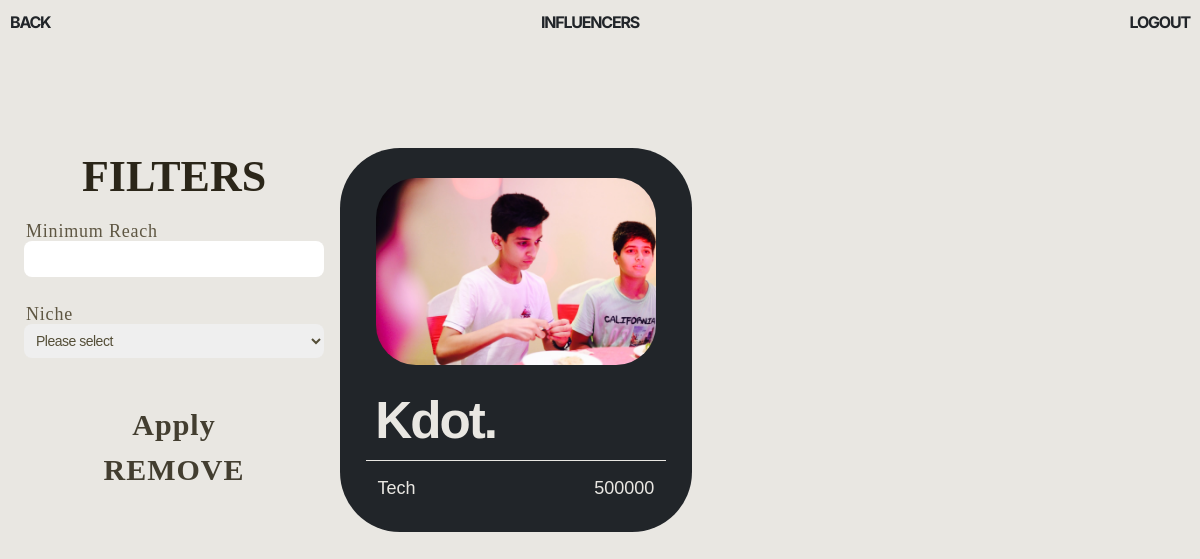
The page /sponsor/campaign/1/browse_influencers (signed in) on the database as committed earlier.
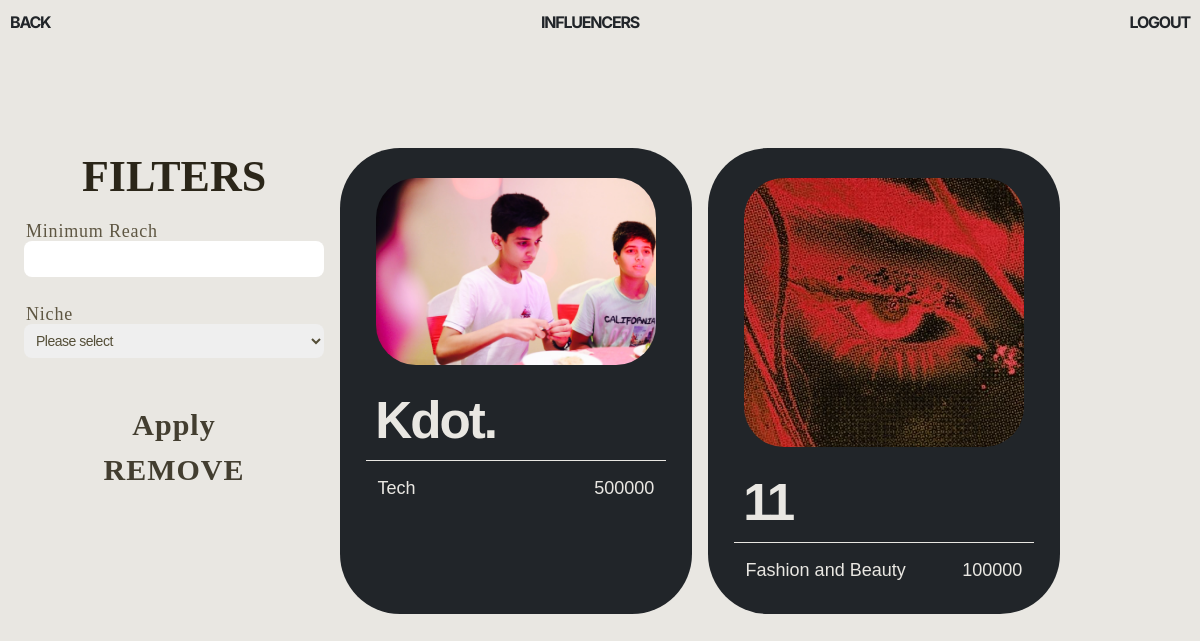
The same page on the database as committed later.
### website/models.py (models this page shows)
class Influencer(db.Model, UserMixin):
    __tablename__ = 'influencer'
    id = db.Column(db.Integer, primary_key=True)
    name = db.Column(db.String(150), nullable=False)
    email = db.Column(db.String(150), nullable=False)
    profile_picture = db.Column(db.String(100), nullable=False)
    niche = db.Column(db.String(100), nullable=False)
    reach = db.Column(db.Integer, nullable=False)
    user_id = Column(Integer, ForeignKey('user.id'), nullable=False)
    platform= db.Column(db.String(100), nullable=False)

### website/sponsor.py (the view)
@sponsor.route('/campaign/<int:campaign_id>/browse_influencers')
@login_required
@role_required('Sponsor')
def browse_influencers(campaign_id):
    campaign = Campaign.query.get_or_404(campaign_id)
    reach = request.args.get('reach')
    niche = request.args.get('niche')
    query = Influencer.query
    if reach:
        query = query.filter(Influencer.reach >= int(reach))
    if niche:
        query = query.filter(Influencer.niche == niche)
    filtered_influencers = query.all()
    return render_template('Sponsor/browse_influencers.html', influencers=filtered_influencers,campaign=campaign)

### website/auth.py (called while the page is built)
def role_required(role):
    def decorator(f):
        @wraps(f)
        def decorated_function(*args, **kwargs):
            if current_user.role != role:
                abort(403)
            return f(*args, **kwargs)
        return decorated_function
    return decorator

### website/templates/Sponsor/browse_influencers.html (shortened to what this page needs)
{% extends "base.html" %}
{% block body_class %}
influencer
{% endblock %}
{% block content %}
<div class="navbar">
  <a
    class="text-center mb-8 login login-sm link"
    href="{{ url_for('sponsor.dashboard') }}"
    >BACK</a
  >
  <h1 class="text-center mb-8 login login-sm">INFLUENCERS</h1>
  <a class="text-center mb-8 login login-sm link" href="{{ url_for('views.logout') }}"
    >LOGOUT</a
  >
</div>
<div class="influencer-container">
<form
  class="influForm"
  action="{{ url_for('sponsor.browse_influencers',campaign_id=campaign.id) }}"
  method="get"
>
<h1 class="heading2">FILTERS</h1>
  <label  for="reach">Minimum Reach</label>
  <input
    type="number"
    id="reach"
    name="reach"
    class="w-10 mb-4 rounded-lg p-2 text-sm"
  />
  <br />
  <label for="niche">Niche</label>
  <select
    class="w-max mb-4 rounded-lg p-2  text-sm"
    id="niche"
    name="niche"
  >
    <option value="">Please select</option>
  </select>
  <br />
  <a href="">
    <button class=" btn btn-big" type="submit">Apply</button>
  </a>
  <a href="{{ url_for('sponsor.view_all_influencers',campaign_id=campaign.id) }}">
    <button class=" btn btn-big" type="button">REMOVE</button></a>
</form>
  {% for influencer in influencers %}
  <div class="square">
    <div class="pfp-wrapper">
      <img
        src="{{ url_for('static', filename='uploads/' + influencer.profile_picture) }}"
        alt="{{ influencer.name }}'s profile picture"
        class="pfp"
      />
    </div>
    <div class="name">{{ influencer.name }}</div>
    <hr />
    <div class="attri">
      <p>{{ influencer.niche }}</p>
      <p>{{ influencer.reach }}</p>
    </div>
  </div>
  {% endfor %}
  </div
 {% endblock %}

### website/templates/base.html (shortened to what this page needs)
<!DOCTYPE html>
<html>
  <head>
    <link
      rel="stylesheet"
      href="{{ url_for('static', filename='css/main.css') }}"
    />
    <link
      rel="stylesheet"
      href="{{ url_for('static', filename='src/input.css') }}"
    />
  </head>
  <body class="{% block body_class %}guest{% endblock %}">
    {% block content %} {% endblock %} {% with messages =
    get_flashed_messages(with_categories=true) %}  {% endwith %}
    <script
      src="https://code.jquery.com/jquery-3.2.1.slim.min.js"
    ></script>
  </body>
</html>

### website/static/css/main.css (style rules this page uses)
html, :host { line-height: 1.5; -webkit-text-size-adjust: 100%; -moz-tab-size: 4; -o-tab-size: 4; tab-size: 4; font-family: ui-sans-serif, system-ui, sans-serif, "Apple Color Emoji", "Segoe UI Emoji", "Segoe UI Symbol", "Noto Color Emoji"; font-feature-settings: normal; font-variation-settings: normal; -webkit-tap-highlight-color: transparent; }
body { margin: 0; line-height: inherit; }
hr { height: 0; color: inherit; border-top-width: 1px; }
h1, h2, h3, h4, h5, h6 { font-size: inherit; font-weight: inherit; }
a { color: inherit; text-decoration: inherit; }
button, input, optgroup, select, textarea { font-family: inherit; font-feature-settings: inherit; font-variation-settings: inherit; font-size: 100%; font-weight: inherit; line-height: inherit; letter-spacing: inherit; color: inherit; margin: 0; padding: 0; }
button, select { text-transform: none; }
button, input:where([type='button']), input:where([type='reset']), input:where([type='submit']) { -webkit-appearance: button; background-color: transparent; background-image: none; }
blockquote, dl, dd, h1, h2, h3, h4, h5, h6, hr, figure, p, pre { margin: 0; }
input::placeholder, textarea::placeholder { opacity: 1; color: #9ca3af; }
button, [role="button"] { cursor: pointer; }
img, svg, video, canvas, audio, iframe, embed, object { display: block; vertical-align: middle; }
img, video { max-width: 100%; height: auto; }
.rounded-lg { border-radius: 0.5rem; }
.p-2 { padding: 0.5rem; }
.text-sm { font-size: 0.875rem; line-height: 1.25rem; }
* { margin: 0; padding: 0; }
body.influencer { background-color: #e9e7e2; margin: 0px; padding: 0px; }
.navbar { display: flex; flex-direction: row; justify-content: space-between; align-items: center; padding: 10px; }
.influencer-container { display: flex; flex-wrap: wrap; gap: 16px; padding: 24px; }
.square { margin-top: 40px; background-color: rgb(33, 37, 41); border-radius: 60px; color: #e9e7e2; height: auto; width: auto; max-width: 500px; max-width: calc(33.333% - 32px); display: flex; flex-direction: column; align-items: center; position: relative; transition: opacity 0.3s ease; transition: transform 0.3s ease; }
hr { width: 85%; border: none; border-bottom: 1px solid #e9e7e2; margin-top: 10px; margin-bottom: -6px; }
.pfp-wrapper { display: flex; justify-content: center; align-items: center; width: 90%; height: auto; padding: 18px; padding-top: 30px; transition: opacity 0.3s ease; }
.pfp { width: 100%; height: 100%; -o-object-fit: cover; object-fit: cover; border-radius: 40px; }
.name { font-family: Arial, Helvetica, sans-serif; font-size: 3.2rem; font-weight: bold; margin-bottom: -10px; color: #e9e7e2; width: 80%; text-align: left; transition: opacity 0.3s ease; letter-spacing: -2px; }
.attri { font-family: Arial, Helvetica, sans-serif; display: flex; flex-direction: row; font-size: 18px; margin-bottom: 10px; justify-content: space-between; width: 90%; padding: 20px; transition: opacity 0.3s ease; }
.heading2 { color: #2b2619; font-family: ultra; font-weight: bold; font-size: 44px; margin-bottom: 8px; }
.login { font-family: inter; letter-spacing: -2px; font-weight: 900; font-size: 2rem; margin-bottom: 40px; color: #212529; }
.login-sm { font-size: 16px; letter-spacing: -1.2px; font-weight: 700; }
.link { text-decoration: none; position: relative; cursor: pointer; }
.link::after { content: ""; position: absolute; left: 0; bottom: 0; width: 100%; height: 1.4px; background-color: transparent; transition: background-color 0.3s ease-in; }
label { color: #212529; font-family: Arial, Helvetica, sans-serif; font-size: 18px; }
.influForm { display: flex; flex-direction: column; width: 300px; padding-top: 36px; align-items: center; }
.influForm input { width: 100%; }
.influForm label { align-self: flex-start; color: #5e5642; font-family: ultra; font-size: 18px; margin-bottom: -4px; margin-left: 2px; letter-spacing: 0.8px; }
.influForm1 input, select, option { font-family: Arial, Helvetica, sans-serif; letter-spacing: -0.5px; color: #544e37; font-size: 14px; width: 100%; margin-bottom: 20px; padding: 10px; border-radius: 12px; }
.btn { font-family: ultra; letter-spacing: 1px; color: #433e30; cursor: pointer; position: relative; align-self: flex-start; }
.btn-big { color: #433e30; font-family: ultra; font-weight: bold; font-size: 30px; }
.btn::after { content: ""; position: absolute; width: 100%; height: 2px; bottom: 0; left: 0; background-color: #433e30; visibility: hidden; transform: scaleX(0); transition: all 0.3s ease-out; }

Rows that differ between the two databases and show on the page:
added Influencer: profile_picture (picture), name "11", niche "Fashion and Beauty", reach "100000"
